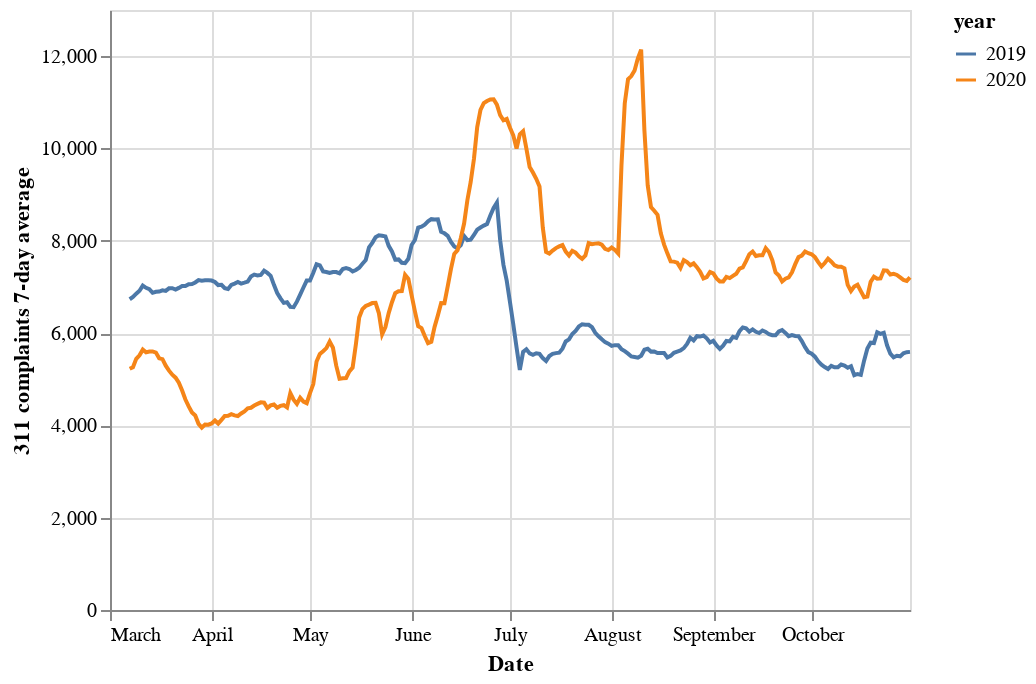

Source (notebook cell):
### Markdown cell above
### All complaints

The sharp drop at July 2019 is curious.

### Code cell
alt.Chart(df_311_by_day).mark_line().encode(
    x=alt.X('day_no_year', title='Date'),
    y=alt.Y('week_avg_num_complaints', title='311 complaints 7-day average'),
    color='year:N',
)

### Figure 1 — Vega-Lite specification as saved in the notebook (floating-point values rounded to 4 significant figures; data arrays with more than 128 entries replaced by an {"elided": "..."} marker saying what was removed)
{"config": {"view": {"continuousWidth": 400, "continuousHeight": 300}}, "data": {"name": "data-e6d052cbf976adb2b5d58e736601cc6c"}, "mark": "line", "encoding": {"color": {"type": "nominal", "field": "year"}, "x": {"type": "temporal", "field": "day_no_year", "title": "Date"}, "y": {"type": "quantitative", "field": "week_avg_num_complaints", "title": "311 complaints 7-day average"}}, "$schema": "https://vega.github.io/schema/vega-lite/v4.8.1.json", "datasets": {"data-e6d052cbf976adb2b5d58e736601cc6c": {"elided": "490 records"}}}
